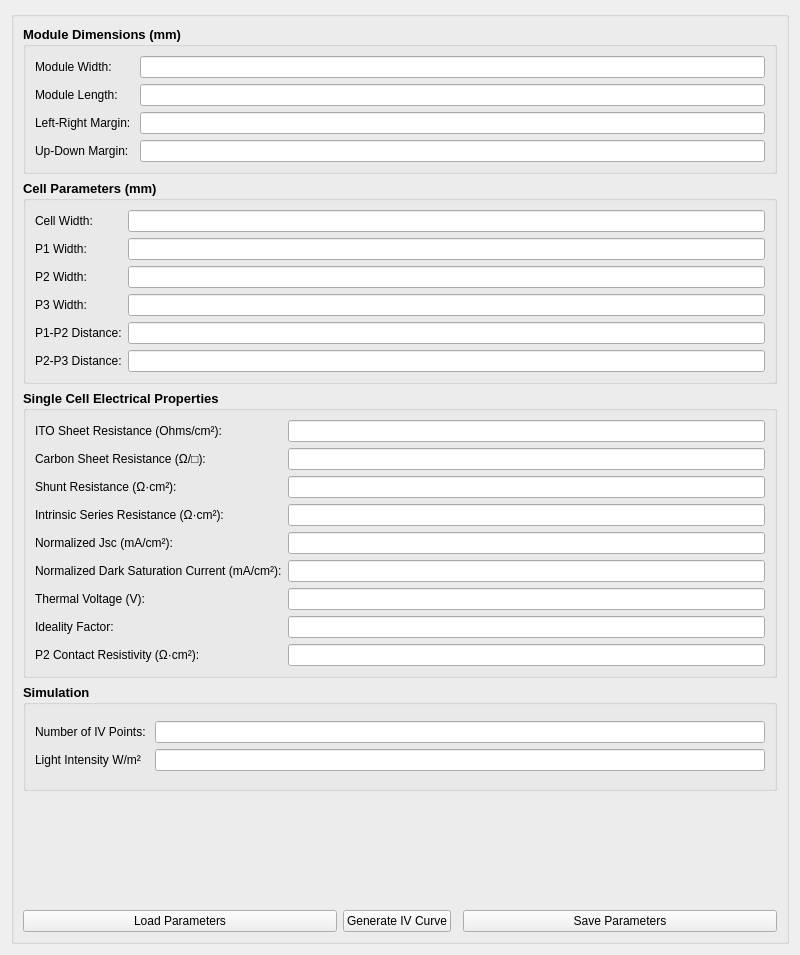
<?xml version="1.0" encoding="UTF-8"?>
<ui version="4.0">
 <class>Widget</class>
 <widget class="QWidget" name="Widget">
  <property name="geometry">
   <rect>
    <x>0</x>
    <y>0</y>
    <width>800</width>
    <height>955</height>
   </rect>
  </property>
  <property name="acceptDrops">
   <bool>false</bool>
  </property>
  <property name="windowTitle">
   <string>PV Module Simulator</string>
  </property>
  <layout class="QHBoxLayout" name="horizontalLayout_2">
   <item>
    <widget class="QGroupBox" name="groupBox">
     <property name="title">
      <string/>
     </property>
     <layout class="QGridLayout" name="gridLayout">
      <item row="4" column="0">
       <spacer name="horizontalSpacer">
        <property name="orientation">
         <enum>Qt::Orientation::Horizontal</enum>
        </property>
        <property name="sizeHint" stdset="0">
         <size>
          <width>40</width>
          <height>20</height>
         </size>
        </property>
       </spacer>
      </item>
      <item row="1" column="0" colspan="4">
       <widget class="QGroupBox" name="groupBox_4">
        <property name="font">
         <font>
          <pointsize>10</pointsize>
          <bold>true</bold>
         </font>
        </property>
        <property name="title">
         <string>Cell Parameters (mm)</string>
        </property>
        <layout class="QVBoxLayout" name="verticalLayout_10">
         <item>
          <layout class="QGridLayout" name="gridLayout_5">
           <item row="3" column="0">
            <widget class="QLabel" name="p3WidthInput">
             <property name="font">
              <font>
               <pointsize>9</pointsize>
               <bold>false</bold>
              </font>
             </property>
             <property name="text">
              <string>P3 Width:</string>
             </property>
            </widget>
           </item>
           <item row="2" column="0">
            <widget class="QLabel" name="p2WidthInput">
             <property name="font">
              <font>
               <pointsize>9</pointsize>
               <bold>false</bold>
              </font>
             </property>
             <property name="text">
              <string>P2 Width:</string>
             </property>
            </widget>
           </item>
           <item row="4" column="1">
            <widget class="QLineEdit" name="p1P2DistanceInputField">
             <property name="font">
              <font>
               <pointsize>9</pointsize>
               <bold>false</bold>
              </font>
             </property>
            </widget>
           </item>
           <item row="1" column="1">
            <widget class="QLineEdit" name="p1WidthInputField">
             <property name="font">
              <font>
               <pointsize>9</pointsize>
               <bold>false</bold>
              </font>
             </property>
            </widget>
           </item>
           <item row="2" column="1">
            <widget class="QLineEdit" name="p2WidthInputField">
             <property name="font">
              <font>
               <pointsize>9</pointsize>
               <bold>false</bold>
              </font>
             </property>
            </widget>
           </item>
           <item row="1" column="0">
            <widget class="QLabel" name="p1WidthInput">
             <property name="font">
              <font>
               <pointsize>9</pointsize>
               <bold>false</bold>
              </font>
             </property>
             <property name="text">
              <string>P1 Width:</string>
             </property>
            </widget>
           </item>
           <item row="3" column="1">
            <widget class="QLineEdit" name="p3WidthInputField">
             <property name="font">
              <font>
               <pointsize>9</pointsize>
               <bold>false</bold>
              </font>
             </property>
            </widget>
           </item>
           <item row="5" column="1">
            <widget class="QLineEdit" name="p2P3DistanceInputField">
             <property name="font">
              <font>
               <pointsize>9</pointsize>
               <bold>false</bold>
              </font>
             </property>
            </widget>
           </item>
           <item row="0" column="0">
            <widget class="QLabel" name="cellWidthInput">
             <property name="font">
              <font>
               <pointsize>9</pointsize>
               <bold>false</bold>
              </font>
             </property>
             <property name="text">
              <string>Cell Width:</string>
             </property>
            </widget>
           </item>
           <item row="5" column="0">
            <widget class="QLabel" name="p2P3DistanceInput">
             <property name="font">
              <font>
               <pointsize>9</pointsize>
               <bold>false</bold>
              </font>
             </property>
             <property name="text">
              <string>P2-P3 Distance:</string>
             </property>
            </widget>
           </item>
           <item row="4" column="0">
            <widget class="QLabel" name="p1P2DistanceInput">
             <property name="font">
              <font>
               <pointsize>9</pointsize>
               <bold>false</bold>
              </font>
             </property>
             <property name="text">
              <string>P1-P2 Distance:</string>
             </property>
            </widget>
           </item>
           <item row="0" column="1">
            <widget class="QLineEdit" name="cellWidthInputField">
             <property name="font">
              <font>
               <pointsize>9</pointsize>
               <bold>false</bold>
              </font>
             </property>
            </widget>
           </item>
          </layout>
         </item>
        </layout>
       </widget>
      </item>
      <item row="2" column="0" colspan="4">
       <widget class="QGroupBox" name="groupBox_5">
        <property name="font">
         <font>
          <pointsize>10</pointsize>
          <bold>true</bold>
         </font>
        </property>
        <property name="title">
         <string>Single Cell Electrical Properties</string>
        </property>
        <layout class="QVBoxLayout" name="verticalLayout_6">
         <item>
          <layout class="QGridLayout" name="gridLayout_6">
           <item row="0" column="0">
            <widget class="QLabel" name="itoSheetResistanceInput">
             <property name="font">
              <font>
               <pointsize>9</pointsize>
               <bold>false</bold>
              </font>
             </property>
             <property name="text">
              <string>ITO Sheet Resistance (Ohms/cm²):</string>
             </property>
            </widget>
           </item>
           <item row="2" column="0">
            <widget class="QLabel" name="shuntResistanceInput">
             <property name="font">
              <font>
               <pointsize>9</pointsize>
               <bold>false</bold>
              </font>
             </property>
             <property name="text">
              <string>Shunt Resistance (Ω·cm²):</string>
             </property>
            </widget>
           </item>
           <item row="8" column="0">
            <widget class="QLabel" name="p2ContactResistivityInput">
             <property name="font">
              <font>
               <pointsize>9</pointsize>
               <bold>false</bold>
              </font>
             </property>
             <property name="text">
              <string>P2 Contact Resistivity (Ω·cm²): </string>
             </property>
            </widget>
           </item>
           <item row="4" column="0">
            <widget class="QLabel" name="normalizedJscInput">
             <property name="font">
              <font>
               <pointsize>9</pointsize>
               <bold>false</bold>
              </font>
             </property>
             <property name="text">
              <string>Normalized Jsc (mA/cm²):</string>
             </property>
            </widget>
           </item>
           <item row="3" column="0">
            <widget class="QLabel" name="intrinsicSeriesResistanceInput">
             <property name="font">
              <font>
               <pointsize>9</pointsize>
               <bold>false</bold>
              </font>
             </property>
             <property name="text">
              <string>Intrinsic Series Resistance (Ω·cm²):</string>
             </property>
            </widget>
           </item>
           <item row="6" column="0">
            <widget class="QLabel" name="thermalVoltageInput">
             <property name="font">
              <font>
               <pointsize>9</pointsize>
               <bold>false</bold>
              </font>
             </property>
             <property name="text">
              <string>Thermal Voltage (V): </string>
             </property>
            </widget>
           </item>
           <item row="1" column="0">
            <widget class="QLabel" name="carbonSheetResistanceInput">
             <property name="font">
              <font>
               <pointsize>9</pointsize>
               <bold>false</bold>
              </font>
             </property>
             <property name="text">
              <string>Carbon Sheet Resistance (Ω/□):</string>
             </property>
            </widget>
           </item>
           <item row="5" column="0">
            <widget class="QLabel" name="normalizedDarkSaturationCurrentInput">
             <property name="font">
              <font>
               <pointsize>9</pointsize>
               <bold>false</bold>
              </font>
             </property>
             <property name="text">
              <string>Normalized Dark Saturation Current (mA/cm²):</string>
             </property>
            </widget>
           </item>
           <item row="7" column="0">
            <widget class="QLabel" name="idealityFactorInput">
             <property name="font">
              <font>
               <pointsize>9</pointsize>
               <bold>false</bold>
              </font>
             </property>
             <property name="text">
              <string>Ideality Factor: </string>
             </property>
            </widget>
           </item>
           <item row="0" column="1">
            <widget class="QLineEdit" name="itoSheetResistanceInputField">
             <property name="font">
              <font>
               <pointsize>9</pointsize>
               <bold>false</bold>
              </font>
             </property>
            </widget>
           </item>
           <item row="1" column="1">
            <widget class="QLineEdit" name="carbonSheetResistanceInputField">
             <property name="font">
              <font>
               <pointsize>9</pointsize>
               <bold>false</bold>
              </font>
             </property>
            </widget>
           </item>
           <item row="2" column="1">
            <widget class="QLineEdit" name="shuntResistanceInputField">
             <property name="font">
              <font>
               <pointsize>9</pointsize>
               <bold>false</bold>
              </font>
             </property>
            </widget>
           </item>
           <item row="3" column="1">
            <widget class="QLineEdit" name="intrinsicSeriesResistanceInputField">
             <property name="font">
              <font>
               <pointsize>9</pointsize>
               <bold>false</bold>
              </font>
             </property>
            </widget>
           </item>
           <item row="4" column="1">
            <widget class="QLineEdit" name="normalizedJscInputField">
             <property name="font">
              <font>
               <pointsize>9</pointsize>
               <bold>false</bold>
              </font>
             </property>
            </widget>
           </item>
           <item row="5" column="1">
            <widget class="QLineEdit" name="normalizedDarkSaturationCurrentInputField">
             <property name="font">
              <font>
               <pointsize>9</pointsize>
               <bold>false</bold>
              </font>
             </property>
            </widget>
           </item>
           <item row="6" column="1">
            <widget class="QLineEdit" name="thermalVoltageInputField">
             <property name="font">
              <font>
               <pointsize>9</pointsize>
               <bold>false</bold>
              </font>
             </property>
            </widget>
           </item>
           <item row="7" column="1">
            <widget class="QLineEdit" name="idealityFactorInputField">
             <property name="font">
              <font>
               <pointsize>9</pointsize>
               <bold>false</bold>
              </font>
             </property>
            </widget>
           </item>
           <item row="8" column="1">
            <widget class="QLineEdit" name="p2ContactResistivityInputField">
             <property name="font">
              <font>
               <pointsize>9</pointsize>
               <bold>false</bold>
              </font>
             </property>
            </widget>
           </item>
          </layout>
         </item>
        </layout>
       </widget>
      </item>
      <item row="5" column="3">
       <widget class="QPushButton" name="saveParametersButton">
        <property name="text">
         <string>Save Parameters</string>
        </property>
       </widget>
      </item>
      <item row="4" column="3">
       <spacer name="horizontalSpacer_2">
        <property name="orientation">
         <enum>Qt::Orientation::Horizontal</enum>
        </property>
        <property name="sizeHint" stdset="0">
         <size>
          <width>40</width>
          <height>20</height>
         </size>
        </property>
       </spacer>
      </item>
      <item row="3" column="0" colspan="4">
       <widget class="QGroupBox" name="groupBox_2">
        <property name="font">
         <font>
          <pointsize>10</pointsize>
          <bold>true</bold>
         </font>
        </property>
        <property name="title">
         <string>Simulation</string>
        </property>
        <layout class="QVBoxLayout" name="verticalLayout">
         <item>
          <layout class="QGridLayout" name="gridLayout_4">
           <item row="0" column="0">
            <widget class="QLabel" name="numberOfIVPointsInput">
             <property name="font">
              <font>
               <pointsize>9</pointsize>
               <bold>false</bold>
              </font>
             </property>
             <property name="text">
              <string>Number of IV Points: </string>
             </property>
            </widget>
           </item>
           <item row="0" column="1">
            <widget class="QLineEdit" name="numberOfIVPointsInputField">
             <property name="font">
              <font>
               <pointsize>9</pointsize>
               <bold>false</bold>
              </font>
             </property>
            </widget>
           </item>
           <item row="1" column="1">
            <widget class="QLineEdit" name="lightIntensityInputField">
             <property name="font">
              <font>
               <pointsize>9</pointsize>
               <bold>false</bold>
              </font>
             </property>
            </widget>
           </item>
           <item row="1" column="0">
            <widget class="QLabel" name="lightIntensityInput">
             <property name="font">
              <font>
               <pointsize>9</pointsize>
               <bold>false</bold>
              </font>
             </property>
             <property name="text">
              <string>Light Intensity W/m²</string>
             </property>
            </widget>
           </item>
          </layout>
         </item>
        </layout>
       </widget>
      </item>
      <item row="0" column="0" colspan="4">
       <widget class="QGroupBox" name="groupBox_3">
        <property name="font">
         <font>
          <pointsize>10</pointsize>
          <bold>true</bold>
         </font>
        </property>
        <property name="title">
         <string>Module Dimensions (mm)</string>
        </property>
        <layout class="QVBoxLayout" name="verticalLayout_11">
         <item>
          <layout class="QGridLayout" name="gridLayout_3">
           <item row="6" column="0">
            <widget class="QLabel" name="upDownMarginInput">
             <property name="font">
              <font>
               <pointsize>9</pointsize>
               <bold>false</bold>
              </font>
             </property>
             <property name="text">
              <string>Up-Down Margin: </string>
             </property>
            </widget>
           </item>
           <item row="0" column="0">
            <widget class="QLabel" name="moduleWidthInput">
             <property name="font">
              <font>
               <pointsize>9</pointsize>
               <bold>false</bold>
              </font>
             </property>
             <property name="text">
              <string>Module Width: </string>
             </property>
            </widget>
           </item>
           <item row="2" column="0">
            <widget class="QLabel" name="moduleLengthInput">
             <property name="font">
              <font>
               <pointsize>9</pointsize>
               <bold>false</bold>
              </font>
             </property>
             <property name="text">
              <string>Module Length: </string>
             </property>
            </widget>
           </item>
           <item row="4" column="0">
            <widget class="QLabel" name="leftRightMarginInput">
             <property name="font">
              <font>
               <pointsize>9</pointsize>
               <bold>false</bold>
              </font>
             </property>
             <property name="text">
              <string>Left-Right Margin: </string>
             </property>
            </widget>
           </item>
           <item row="6" column="1">
            <widget class="QLineEdit" name="upDownMarginInputField">
             <property name="font">
              <font>
               <pointsize>9</pointsize>
               <bold>false</bold>
              </font>
             </property>
            </widget>
           </item>
           <item row="4" column="1">
            <widget class="QLineEdit" name="leftRightMarginInputField">
             <property name="font">
              <font>
               <pointsize>9</pointsize>
               <bold>false</bold>
              </font>
             </property>
            </widget>
           </item>
           <item row="2" column="1">
            <widget class="QLineEdit" name="moduleLengthInputField">
             <property name="font">
              <font>
               <pointsize>9</pointsize>
               <bold>false</bold>
              </font>
             </property>
            </widget>
           </item>
           <item row="0" column="1">
            <widget class="QLineEdit" name="moduleWidthInputField">
             <property name="font">
              <font>
               <pointsize>9</pointsize>
               <bold>false</bold>
              </font>
             </property>
            </widget>
           </item>
          </layout>
         </item>
        </layout>
       </widget>
      </item>
      <item row="5" column="0">
       <widget class="QPushButton" name="loadParametersButton">
        <property name="text">
         <string>Load Parameters</string>
        </property>
       </widget>
      </item>
      <item row="4" column="1">
       <widget class="QLabel" name="label">
        <property name="autoFillBackground">
         <bool>false</bool>
        </property>
        <property name="frameShape">
         <enum>QFrame::Shape::NoFrame</enum>
        </property>
        <property name="frameShadow">
         <enum>QFrame::Shadow::Plain</enum>
        </property>
        <property name="lineWidth">
         <number>0</number>
        </property>
        <property name="text">
         <string/>
        </property>
        <property name="pixmap">
         <pixmap>../Rayleigh-Logo-Black-Web-1.png</pixmap>
        </property>
        <property name="margin">
         <number>1</number>
        </property>
       </widget>
      </item>
      <item row="5" column="1">
       <widget class="QPushButton" name="generateIVCurveButton">
        <property name="font">
         <font>
          <underline>false</underline>
         </font>
        </property>
        <property name="text">
         <string>Generate IV Curve</string>
        </property>
       </widget>
      </item>
     </layout>
    </widget>
   </item>
  </layout>
 </widget>
 <resources/>
 <connections/>
</ui>
